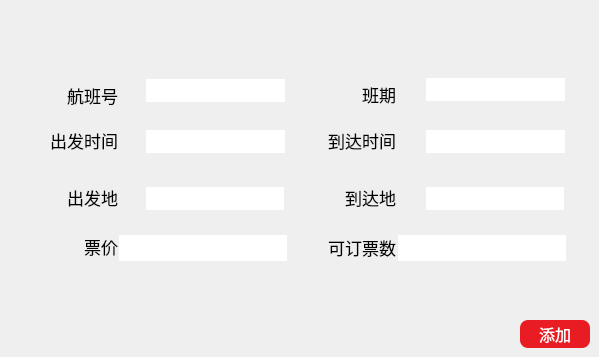
           <widget class="QWidget" name="page_add">
            <property name="styleSheet">
             <string notr="true">#page_add{
	
	background-image: url(:/imag/imag/icon.14.jpg);
}
QLable{
	font: 9pt &quot;幼圆&quot;;
}
QLineEdit{
	font: 12pt &quot;宋体&quot;;
}</string>
            </property>
            <widget class="QLabel" name="label_10">
             <property name="geometry">
              <rect>
               <x>305</x>
               <y>182</y>
               <width>91</width>
               <height>31</height>
              </rect>
             </property>
             <property name="font">
              <font>
               <family>宋体</family>
               <pointsize>13</pointsize>
               <weight>50</weight>
               <italic>false</italic>
               <bold>false</bold>
              </font>
             </property>
             <property name="styleSheet">
              <string notr="true">font: 13pt &quot;宋体&quot;;</string>
             </property>
             <property name="text">
              <string>到达地</string>
             </property>
             <property name="alignment">
              <set>Qt::AlignRight|Qt::AlignTrailing|Qt::AlignVCenter</set>
             </property>
            </widget>
            <widget class="QLineEdit" name="lineEditArr">
             <property name="geometry">
              <rect>
               <x>426</x>
               <y>187</y>
               <width>138</width>
               <height>23</height>
              </rect>
             </property>
             <property name="font">
              <font>
               <family>宋体</family>
               <pointsize>12</pointsize>
               <weight>50</weight>
               <italic>false</italic>
               <bold>false</bold>
              </font>
             </property>
             <property name="styleSheet">
              <string notr="true">border:none</string>
             </property>
             <property name="alignment">
              <set>Qt::AlignLeading|Qt::AlignLeft|Qt::AlignVCenter</set>
             </property>
            </widget>
            <widget class="QLineEdit" name="lineEditDate_3">
             <property name="geometry">
              <rect>
               <x>426</x>
               <y>78</y>
               <width>139</width>
               <height>23</height>
              </rect>
             </property>
             <property name="font">
              <font>
               <family>宋体</family>
               <pointsize>12</pointsize>
               <weight>50</weight>
               <italic>false</italic>
               <bold>false</bold>
              </font>
             </property>
             <property name="styleSheet">
              <string notr="true">border:none</string>
             </property>
             <property name="alignment">
              <set>Qt::AlignLeading|Qt::AlignLeft|Qt::AlignVCenter</set>
             </property>
            </widget>
            <widget class="QLabel" name="label_11">
             <property name="geometry">
              <rect>
               <x>305</x>
               <y>79</y>
               <width>91</width>
               <height>31</height>
              </rect>
             </property>
             <property name="font">
              <font>
               <family>宋体</family>
               <pointsize>13</pointsize>
               <weight>50</weight>
               <italic>false</italic>
               <bold>false</bold>
              </font>
             </property>
             <property name="styleSheet">
              <string notr="true">font: 13pt &quot;宋体&quot;;</string>
             </property>
             <property name="text">
              <string>班期</string>
             </property>
             <property name="alignment">
              <set>Qt::AlignRight|Qt::AlignTrailing|Qt::AlignVCenter</set>
             </property>
            </widget>
            <widget class="QLineEdit" name="lineEditArrTime">
             <property name="geometry">
              <rect>
               <x>426</x>
               <y>130</y>
               <width>139</width>
               <height>23</height>
              </rect>
             </property>
             <property name="font">
              <font>
               <family>宋体</family>
               <pointsize>12</pointsize>
               <weight>50</weight>
               <italic>false</italic>
               <bold>false</bold>
              </font>
             </property>
             <property name="styleSheet">
              <string notr="true">border:none</string>
             </property>
             <property name="alignment">
              <set>Qt::AlignLeading|Qt::AlignLeft|Qt::AlignVCenter</set>
             </property>
            </widget>
            <widget class="QLabel" name="label_12">
             <property name="geometry">
              <rect>
               <x>27</x>
               <y>231</y>
               <width>91</width>
               <height>31</height>
              </rect>
             </property>
             <property name="font">
              <font>
               <family>宋体</family>
               <pointsize>13</pointsize>
               <weight>50</weight>
               <italic>false</italic>
               <bold>false</bold>
              </font>
             </property>
             <property name="styleSheet">
              <string notr="true">font: 13pt &quot;宋体&quot;;</string>
             </property>
             <property name="text">
              <string>票价</string>
             </property>
             <property name="alignment">
              <set>Qt::AlignRight|Qt::AlignTrailing|Qt::AlignVCenter</set>
             </property>
            </widget>
            <widget class="QLineEdit" name="lineEditCode">
             <property name="geometry">
              <rect>
               <x>146</x>
               <y>79</y>
               <width>139</width>
               <height>23</height>
              </rect>
             </property>
             <property name="font">
              <font>
               <family>宋体</family>
               <pointsize>12</pointsize>
               <weight>50</weight>
               <italic>false</italic>
               <bold>false</bold>
              </font>
             </property>
             <property name="styleSheet">
              <string notr="true">border:none;
</string>
             </property>
             <property name="alignment">
              <set>Qt::AlignLeading|Qt::AlignLeft|Qt::AlignVCenter</set>
             </property>
            </widget>
            <widget class="QLabel" name="label_13">
             <property name="geometry">
              <rect>
               <x>27</x>
               <y>182</y>
               <width>91</width>
               <height>31</height>
              </rect>
             </property>
             <property name="font">
              <font>
               <family>宋体</family>
               <pointsize>13</pointsize>
               <weight>50</weight>
               <italic>false</italic>
               <bold>false</bold>
              </font>
             </property>
             <property name="styleSheet">
              <string notr="true">font: 13pt &quot;宋体&quot;;</string>
             </property>
             <property name="text">
              <string>出发地</string>
             </property>
             <property name="alignment">
              <set>Qt::AlignRight|Qt::AlignTrailing|Qt::AlignVCenter</set>
             </property>
            </widget>
            <widget class="QLabel" name="label_15">
             <property name="geometry">
              <rect>
               <x>305</x>
               <y>125</y>
               <width>91</width>
               <height>31</height>
              </rect>
             </property>
             <property name="font">
              <font>
               <family>宋体</family>
               <pointsize>13</pointsize>
               <weight>50</weight>
               <italic>false</italic>
               <bold>false</bold>
              </font>
             </property>
             <property name="styleSheet">
              <string notr="true">font: 13pt &quot;宋体&quot;;</string>
             </property>
             <property name="text">
              <string>到达时间</string>
             </property>
             <property name="alignment">
              <set>Qt::AlignRight|Qt::AlignTrailing|Qt::AlignVCenter</set>
             </property>
            </widget>
            <widget class="QLineEdit" name="lineEditLauTime">
             <property name="geometry">
              <rect>
               <x>146</x>
               <y>130</y>
               <width>139</width>
               <height>23</height>
              </rect>
             </property>
             <property name="font">
              <font>
               <family>宋体</family>
               <pointsize>12</pointsize>
               <weight>50</weight>
               <italic>false</italic>
               <bold>false</bold>
              </font>
             </property>
             <property name="styleSheet">
              <string notr="true">border:none</string>
             </property>
             <property name="alignment">
              <set>Qt::AlignLeading|Qt::AlignLeft|Qt::AlignVCenter</set>
             </property>
            </widget>
            <widget class="QPushButton" name="pushButton_add">
             <property name="geometry">
              <rect>
               <x>520</x>
               <y>320</y>
               <width>70</width>
               <height>28</height>
              </rect>
             </property>
             <property name="font">
              <font>
               <family>宋体</family>
               <pointsize>12</pointsize>
               <weight>50</weight>
               <italic>false</italic>
               <bold>false</bold>
              </font>
             </property>
             <property name="styleSheet">
              <string notr="true">QPushButton { 
background-color: rgb(233, 28, 35); 
border-radius: 8px;
 color: rgb(255, 255, 255);
	font: 12pt &quot;宋体&quot;;
 } 
QPushButton:hover { background-color:rgb(255, 32, 36); }
</string>
             </property>
             <property name="text">
              <string>添加</string>
             </property>
             <property name="icon">
              <iconset theme="audio-card">
               <normaloff>C:/Users/刘子涵/航班订票管理系统/航班订票管理系统/System_manage</normaloff>C:/Users/刘子涵/航班订票管理系统/航班订票管理系统/System_manage</iconset>
             </property>
             <property name="checkable">
              <bool>false</bool>
             </property>
             <property name="checked">
              <bool>false</bool>
             </property>
             <property name="autoDefault">
              <bool>false</bool>
             </property>
             <property name="default">
              <bool>false</bool>
             </property>
            </widget>
            <widget class="QLabel" name="label_17">
             <property name="geometry">
              <rect>
               <x>27</x>
               <y>80</y>
               <width>91</width>
               <height>31</height>
              </rect>
             </property>
             <property name="font">
              <font>
               <family>宋体</family>
               <pointsize>13</pointsize>
               <weight>50</weight>
               <italic>false</italic>
               <bold>false</bold>
              </font>
             </property>
             <property name="styleSheet">
              <string notr="true">font: 13pt &quot;宋体&quot;;</string>
             </property>
             <property name="text">
              <string>航班号</string>
             </property>
             <property name="alignment">
              <set>Qt::AlignRight|Qt::AlignTrailing|Qt::AlignVCenter</set>
             </property>
            </widget>
            <widget class="QLineEdit" name="lineEditLau">
             <property name="geometry">
              <rect>
               <x>146</x>
               <y>187</y>
               <width>138</width>
               <height>23</height>
              </rect>
             </property>
             <property name="font">
              <font>
               <family>宋体</family>
               <pointsize>12</pointsize>
               <weight>50</weight>
               <italic>false</italic>
               <bold>false</bold>
              </font>
             </property>
             <property name="styleSheet">
              <string notr="true">border:none</string>
             </property>
             <property name="alignment">
              <set>Qt::AlignLeading|Qt::AlignLeft|Qt::AlignVCenter</set>
             </property>
            </widget>
            <widget class="QLabel" name="label_14">
             <property name="geometry">
              <rect>
               <x>27</x>
               <y>125</y>
               <width>91</width>
               <height>31</height>
              </rect>
             </property>
             <property name="font">
              <font>
               <family>宋体</family>
               <pointsize>13</pointsize>
               <weight>50</weight>
               <italic>false</italic>
               <bold>false</bold>
              </font>
             </property>
             <property name="styleSheet">
              <string notr="true">font: 13pt &quot;宋体&quot;;</string>
             </property>
             <property name="text">
              <string>出发时间</string>
             </property>
             <property name="alignment">
              <set>Qt::AlignRight|Qt::AlignTrailing|Qt::AlignVCenter</set>
             </property>
            </widget>
            <widget class="QLabel" name="label_20">
             <property name="geometry">
              <rect>
               <x>305</x>
               <y>232</y>
               <width>91</width>
               <height>31</height>
              </rect>
             </property>
             <property name="font">
              <font>
               <family>宋体</family>
               <pointsize>13</pointsize>
               <weight>50</weight>
               <italic>false</italic>
               <bold>false</bold>
              </font>
             </property>
             <property name="styleSheet">
              <string notr="true">font: 13pt &quot;宋体&quot;;</string>
             </property>
             <property name="text">
              <string>可订票数</string>
             </property>
             <property name="alignment">
              <set>Qt::AlignRight|Qt::AlignTrailing|Qt::AlignVCenter</set>
             </property>
            </widget>
            <widget class="QLineEdit" name="lineEditPrice1">
             <property name="geometry">
              <rect>
               <x>119</x>
               <y>235</y>
               <width>168</width>
               <height>26</height>
              </rect>
             </property>
             <property name="font">
              <font>
               <family>宋体</family>
               <pointsize>12</pointsize>
               <weight>50</weight>
               <italic>false</italic>
               <bold>false</bold>
              </font>
             </property>
             <property name="styleSheet">
              <string notr="true">border:none</string>
             </property>
             <property name="alignment">
              <set>Qt::AlignCenter</set>
             </property>
            </widget>
            <widget class="QLabel" name="label_16">
             <property name="geometry">
              <rect>
               <x>119</x>
               <y>74</y>
               <width>168</width>
               <height>36</height>
              </rect>
             </property>
             <property name="styleSheet">
              <string notr="true">
image: url(:/imag/imag/icon.9.png);</string>
             </property>
             <property name="text">
              <string/>
             </property>
            </widget>
            <widget class="QLabel" name="label_19">
             <property name="geometry">
              <rect>
               <x>398</x>
               <y>74</y>
               <width>168</width>
               <height>36</height>
              </rect>
             </property>
             <property name="styleSheet">
              <string notr="true">
image: url(:/imag/imag/icon.10.png);</string>
             </property>
             <property name="text">
              <string/>
             </property>
            </widget>
            <widget class="QLabel" name="label_21">
             <property name="geometry">
              <rect>
               <x>119</x>
               <y>180</y>
               <width>168</width>
               <height>36</height>
              </rect>
             </property>
             <property name="styleSheet">
              <string notr="true">
image: url(:/imag/imag/icon.9.png);</string>
             </property>
             <property name="text">
              <string/>
             </property>
            </widget>
            <widget class="QLabel" name="label_22">
             <property name="geometry">
              <rect>
               <x>398</x>
               <y>180</y>
               <width>168</width>
               <height>36</height>
              </rect>
             </property>
             <property name="styleSheet">
              <string notr="true">
image: url(:/imag/imag/icon.9.png);</string>
             </property>
             <property name="text">
              <string/>
             </property>
            </widget>
            <widget class="QLabel" name="label_23">
             <property name="geometry">
              <rect>
               <x>398</x>
               <y>125</y>
               <width>168</width>
               <height>36</height>
              </rect>
             </property>
             <property name="styleSheet">
              <string notr="true">
image: url(:/imag/imag/icon.10.png);</string>
             </property>
             <property name="text">
              <string/>
             </property>
            </widget>
            <widget class="QLabel" name="label_24">
             <property name="geometry">
              <rect>
               <x>119</x>
               <y>125</y>
               <width>168</width>
               <height>36</height>
              </rect>
             </property>
             <property name="styleSheet">
              <string notr="true">
image: url(:/imag/imag/icon.10.png);</string>
             </property>
             <property name="text">
              <string/>
             </property>
            </widget>
            <widget class="QLineEdit" name="lineEditNumber">
             <property name="geometry">
              <rect>
               <x>398</x>
               <y>235</y>
               <width>168</width>
               <height>26</height>
              </rect>
             </property>
             <property name="font">
              <font>
               <family>宋体</family>
               <pointsize>12</pointsize>
               <weight>50</weight>
               <italic>false</italic>
               <bold>false</bold>
              </font>
             </property>
             <property name="styleSheet">
              <string notr="true">border:none</string>
             </property>
             <property name="alignment">
              <set>Qt::AlignCenter</set>
             </property>
            </widget>
            <widget class="QStackedWidget" name="stackedWidget_3">
             <property name="geometry">
              <rect>
               <x>190</x>
               <y>280</y>
               <width>281</width>
               <height>31</height>
              </rect>
             </property>
             <property name="currentIndex">
              <number>0</number>
             </property>
             <widget class="QWidget" name="page_8"/>
             <widget class="QWidget" name="page_5">
              <widget class="QLabel" name="label_8">
               <property name="geometry">
                <rect>
                 <x>120</x>
                 <y>10</y>
                 <width>60</width>
                 <height>12</height>
                </rect>
               </property>
               <property name="styleSheet">
                <string notr="true">color: rgb(0, 170, 0);</string>
               </property>
               <property name="text">
                <string>添加成功！</string>
               </property>
              </widget>
             </widget>
             <widget class="QWidget" name="page_6">
              <widget class="QLabel" name="label_6">
               <property name="geometry">
                <rect>
                 <x>100</x>
                 <y>10</y>
                 <width>84</width>
                 <height>12</height>
                </rect>
               </property>
               <property name="styleSheet">
                <string notr="true">color: rgb(255, 0, 0);</string>
               </property>
               <property name="text">
                <string>输入不能为空！</string>
               </property>
              </widget>
             </widget>
             <widget class="QWidget" name="page_7">
              <widget class="QLabel" name="label_7">
               <property name="geometry">
                <rect>
                 <x>90</x>
                 <y>10</y>
                 <width>108</width>
                 <height>12</height>
                </rect>
               </property>
               <property name="styleSheet">
                <string notr="true">color: rgb(255, 0, 0);</string>
               </property>
               <property name="text">
                <string>该航班号已经存在！</string>
               </property>
              </widget>
             </widget>
            </widget>
            <zorder>label_24</zorder>
            <zorder>label_23</zorder>
            <zorder>label_22</zorder>
            <zorder>label_21</zorder>
            <zorder>label_19</zorder>
            <zorder>label_10</zorder>
            <zorder>label_11</zorder>
            <zorder>label_12</zorder>
            <zorder>label_13</zorder>
            <zorder>label_15</zorder>
            <zorder>pushButton_add</zorder>
            <zorder>label_17</zorder>
            <zorder>label_14</zorder>
            <zorder>label_20</zorder>
            <zorder>lineEditPrice1</zorder>
            <zorder>label_16</zorder>
            <zorder>lineEditDate_3</zorder>
            <zorder>lineEditCode</zorder>
            <zorder>lineEditLauTime</zorder>
            <zorder>lineEditLau</zorder>
            <zorder>lineEditArrTime</zorder>
            <zorder>lineEditArr</zorder>
            <zorder>lineEditNumber</zorder>
            <zorder>stackedWidget_3</zorder>
           </widget>
